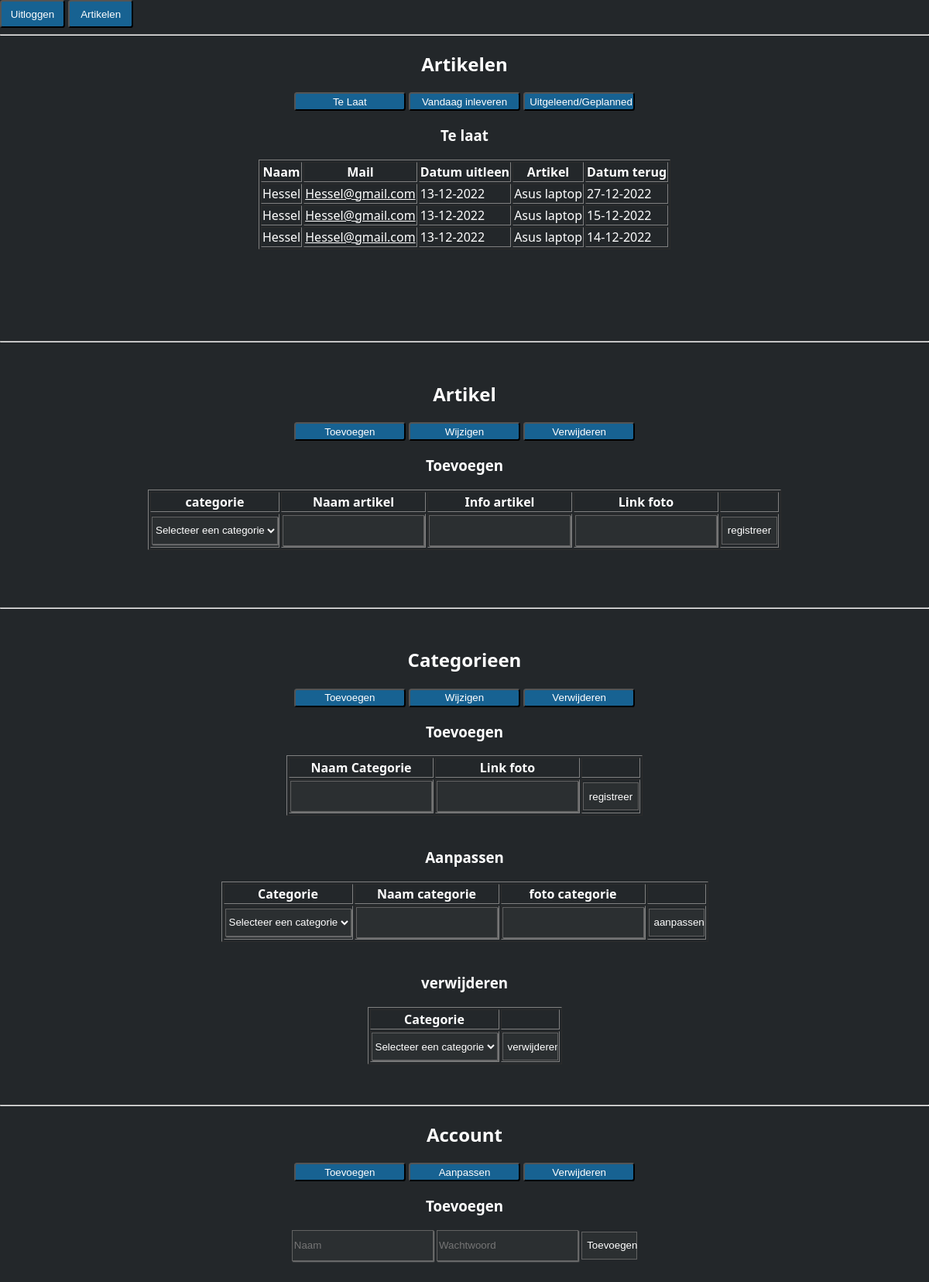
Page /paneel (signed in) on the committed database.
### tables this page shows
CREATE TABLE IF NOT EXISTS `artikeluit` (
  `id` int(11) NOT NULL AUTO_INCREMENT,
  `barcode` int(11) NOT NULL,
  `naam` varchar(255) NOT NULL DEFAULT '',
  `mail` varchar(255) NOT NULL DEFAULT '',
  `datumuit` varchar(255) NOT NULL DEFAULT '',
  `datumin` varchar(255) NOT NULL DEFAULT '',
  `uitgedoor` varchar(255) NOT NULL DEFAULT '',
  PRIMARY KEY (`id`)
);

CREATE TABLE IF NOT EXISTS `artikelen` (
  `id` int(11) NOT NULL AUTO_INCREMENT,
  `naam` varchar(50) NOT NULL DEFAULT '0',
  `info` varchar(999) NOT NULL DEFAULT '',
  `img` varchar(255) DEFAULT NULL,
  `barcode` varchar(14) NOT NULL,
  `cate` int(11) NOT NULL DEFAULT 0,
  PRIMARY KEY (`id`),
  KEY `cate` (`cate`),
  CONSTRAINT `categorie` FOREIGN KEY (`cate`) REFERENCES `categorieen` (`id`)
);

### paneel/index.php (the view, shortened to what this page needs)
<?php
require $_SERVER['DOCUMENT_ROOT'] . '/config.php';
$tolate = $con->query("SELECT * FROM artikeluit WHERE datumin < CURRENT_DATE()");
?>
<!DOCTYPE html>
<html lang="nl">
<head>
	<link rel="stylesheet" href="/css/paneel.css">
</head>
<body>
	<button class="uitlog" onclick="location.href = `/loguit`">Uitloggen</button>
	<button class="uitlog" onclick="location.href = `/`">Artikelen</button>
	<hr>
	<center>
		<h2>Artikelen</h2>
		<button class="knop" onclick="artikelen('telaat')">Te Laat</button>
		<button class="knop" onclick="artikelen('vandag')">Vandaag inleveren</button>
		<button class="knop" onclick="artikelen('moment')">Uitgeleend/Geplanned</button>
		<div class="grote" id="telaat">
			<?php if (!$tolate->num_rows == 0) { ?>
				<table border='1'>
					<h3>Te laat</h3>
					<thead>
						<tr>
							<th>Naam</th>
							<th>Mail</th>
							<th>Datum uitleen</th>
							<th>Artikel</th>
							<th>Datum terug</th>
						</tr>
						<?php
						while ($row = $tolate->fetch_assoc()) {
							$producttolate = $con->query("SELECT * FROM artikelen WHERE barcode='" . $row['barcode'] . "'");
							$producttolate = $producttolate->fetch_assoc()
						?>
							<tr>
								<td><?= $row['naam'] ?></td>
								<td><a class="mailwhite" href="mailto:<?= $row['mail'] ?>"><?= $row['mail'] ?></a></td>
								<td><?= date("d-m-Y", strtotime($row['datumuit'])) ?></td>
								<td><?= $producttolate['naam'] ?></td>
								<td><?= date("d-m-Y", strtotime($row['datumin'])) ?></td>
							</tr>
						<?php
						}
						?>
					</thead>
				</table>
			<?php } else { ?>
				<h3>Er zijn geen te laat ingeleverde artikelen</h3>
			<?php } ?>
			<br><br><br>
		</div>
		<center>
			<br><br>
			<hr>
			<br>
			<center>
				<h2>Artikel</h2>
				<button class="knop" onclick="artikel('toe')">Toevoegen</button>
				<button class="knop" onclick="artikel('wij')">Wijzigen</button>
				<button class="knop" onclick="artikel('ver')">Verwijderen</button><br>
				<div id="toe">
					<h3>Toevoegen</h3>
					<table border=1>
						<thead>
							<tr>
								<th>categorie</th>
								<th>Naam artikel</th>
								<th>Info artikel</th>
								<th>Link foto</th>
								<th></th>
							</tr>
						</thead>
			</center>
			<tbody>
				<td><select class="inputtype" name="select" value="" onChange="form.submit()">
						<option value="">Selecteer een categorie</option>
					</select></td>
				<form method="post">
					<td><input class="inputtype" type="text" name="art-naam" required></td>
					<td><input class="inputtype" type="text" name="art-info" required></td>
					<td><input class="inputtype" type="text" name="art-foto" required></td>
					<td><button class="knopp" name="registreer">registreer</button></td>
			</tbody>
			<br>
			<center>
			</center>
			<br>
			<center>
			</center>
			<br><br>
			<hr>
			<br>
			<center>
				<h2>Categorieen</h2>
				<button class="knop" onclick="catcat('cattoe')">Toevoegen</button>
				<button class="knop" onclick="catcat('catwij')">Wijzigen</button>
				<button class="knop" onclick="catcat('catver')">Verwijderen</button><br>
				<div id="cattoe">
					<h3>Toevoegen</h3>
					<table border=1>
						<thead>
							<tr>
								<th>Naam Categorie</th>
								<th>Link foto</th>
								<th></th>
							</tr>
						</thead>
			</center>
			<tbody>
				<form method="post">
					<td><input class="inputtype" type="text" name="art-naam" required></td>
					<td><input class="inputtype" type="text" name="art-info" required></td>
					<td><button class="knopp" name="registreer">registreer</button></td>
			</tbody>
			<br>
			<center>
				<div id="catwij">
					<h3>Aanpassen</h3>
					<table border=1>
						<thead>
							<tr>
								<th>Categorie</th>
								<th>Naam categorie</th>
								<th>foto categorie</th>
								<th></th>
							</tr>
						</thead>
			</center>
			<tbody>
				<td>
					<select class="inputtype">
						<option value="">Selecteer een categorie</option>
					</select>
				</td>
				<td><input class="inputtype" type="text" required></td>
				<td><input class="inputtype" type="text" required></td>
				<td><input class="knopp" type="submit" name="Verstuur" value="aanpassen"></td>
			</tbody>
			<br>
			<center>
				<div id="catver">
					<h3>verwijderen</h3>
					<table border=1>
						<thead>
							<tr>
								<th>Categorie</th>
								<th></th>
							</tr>
						</thead>
			</center>
			<tbody>
				<td><select class="inputtype">
						<option value="">Selecteer een categorie</option>
					</select></td>
				<td><input class="knopp" type="submit" name="Verstuur" value="verwijderen"></td>
			</tbody>
			<br><br>
			<hr>
			<h2>Account</h2>
			<button class="knop" onclick="account('atoe')">Toevoegen</button>
			<button class="knop" onclick="account('aaan')">Aanpassen</button>
			<button class="knop" onclick="account('aver')">Verwijderen</button>
			<div id="atoe">
				<form method="POST">
					<h3>Toevoegen</h3>
					<input class="inputtype" type="text" name="nname" placeholder="Naam" required>
					<input class="inputtype" type="password" name="npass" placeholder="Wachtwoord" required>
					<button class="knopp">Toevoegen</button>
				</form>
			</div>
			<br><br><br>
</body>
</html>

### css/paneel.css (style rules this page uses)
body { margin: 0; padding: 0; background-color: #23272a; color: #fff; font-family: 'Segoe UI', Tahoma, Geneva, Verdana, sans-serif; }
body { margin: 0; padding: 0; background-color: #23272a; color: #fff; font-style: normal; }
.knop { top: 1.0vw; right: 1.0vw; width: 12vw; height: 3vh; background-color: #176292; color: #fff; border-radius: 0.3vw; }
.inputtype { background-color: #2b2f31; color: white; height: 3vw; border: rgb(98, 98, 98) solid 0.05vw; box-shadow: 0.1vw 0.1vw 0.1vw gray; }
.uitlog { border-radius: 0.3vw; background-color: #176292; color: white; height: 3vw; width: 7vw; }
.knopp { height: 3vw; width: 6vw; background-color: #2b2f31; border: rgb(98, 98, 98) solid 0.05vw; color: white; }
.grote { color:white; }
.mailwhite { color: #fff; }

### rows in the picture
artikeluit: naam "Hessel", mail "Hessel@gmail.com", datumuit "13-12-2022", artikelen.naam "Asus laptop", datumin "27-12-2022"
artikeluit: naam "Hessel", mail "Hessel@gmail.com", datumuit "13-12-2022", artikelen.naam "Asus laptop", datumin "15-12-2022"
artikeluit: naam "Hessel", mail "Hessel@gmail.com", datumuit "13-12-2022", artikelen.naam "Asus laptop", datumin "14-12-2022"
